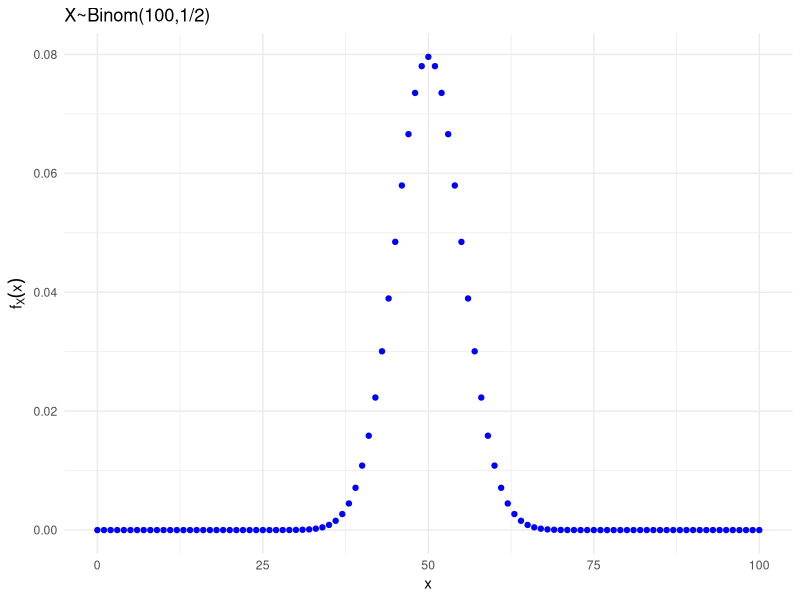
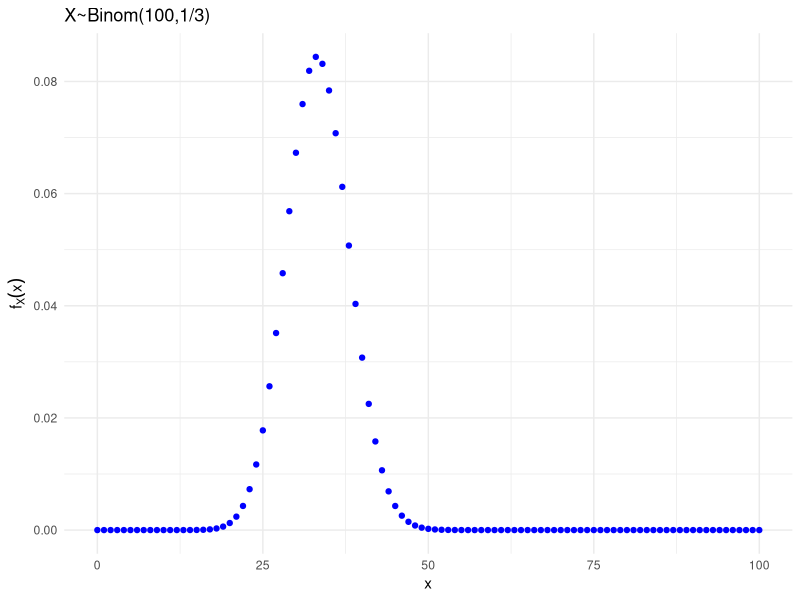
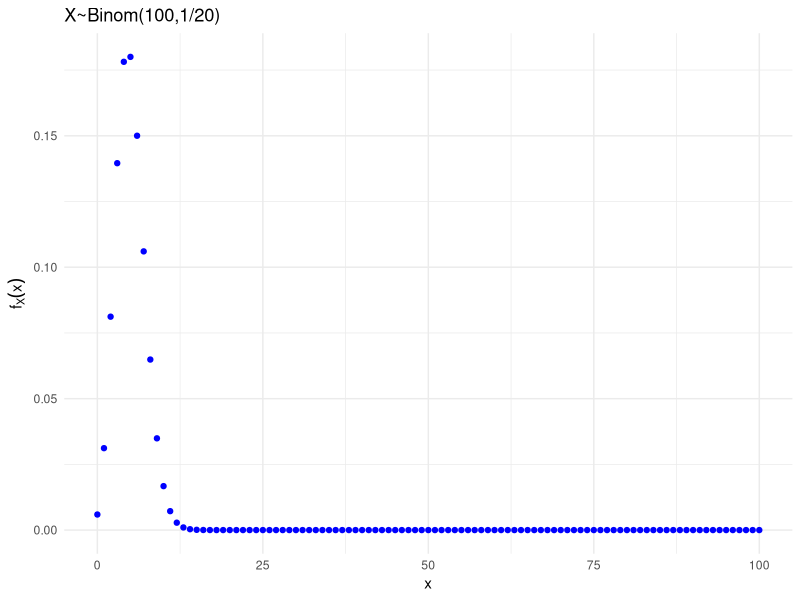

The R script that drew these images, in order:
## ---- chunk 1
library(ggplot2)

ggplot(data.frame(x = c(0, 100)), aes(x)) + 
  stat_function(geom="point",
                fun = function(x)dbinom(x,size=100,prob=1/2), colour="blue", n = 101)+
  theme_minimal()+ylab(expression(f[X](x)))+ggtitle("X~Binom(100,1/2)")

ggplot(data.frame(x = c(0, 100)), aes(x)) + 
  stat_function(geom="point",
                fun = function(x)dbinom(x,size=100,prob=1/3), colour="blue", n = 101)+
  theme_minimal()+ylab(expression(f[X](x)))+ggtitle("X~Binom(100,1/3)")

ggplot(data.frame(x = c(0, 100)), aes(x)) + 
  stat_function(geom="point",
                fun = function(x)dbinom(x,size=100,prob=1/20), colour="blue", n = 101)+
  theme_minimal()+ylab(expression(f[X](x)))+ggtitle("X~Binom(100,1/20)")
